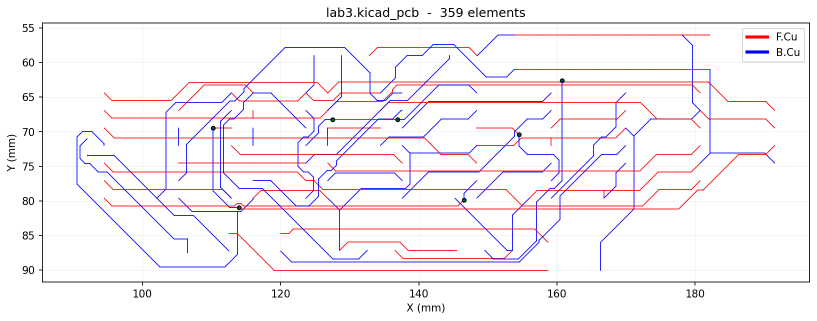
#> input picture serverside/lab3_wiring.png, 1634 x 642 px (shown at 1/2 size); its folder holds only this picture in this run
$ python -i cv_image.py   (imports and definitions only)
#> lines starting #> are read from the running program, lines starting #| are printed output that depends on the picture; after the words box and inside, x2 and y2 are one past the last pixel; in counts of white or black regions, pixels touching at a corner belong together
#!/usr/bin/env python
"""OpenCV-based image processing for CNC plotter and PCB plotting.

Provides three processing pipelines, all returning a bool ndarray (True = ink)
that plugs directly into centerline.trace():

  stencil()   Adaptive thresholding + morphological cleanup.
              Best for: JPEG photos, scanned artwork, uneven lighting.

  edges()     Canny edge detection + skeletonise to single-pixel width.
              Best for: tracing the outlines of filled shapes.
              GUARANTEES a single-line result — no doubled lines.

  pcb()       Tight adaptive threshold + gap-closing morphology.
              Best for: PCB copper trace photos, resist artwork,
              high-contrast bi-level images.

All pipelines include connected-component filtering to remove tiny specks
before the result is returned.

Requires: opencv-python  (pip install opencv-python)
"""
from __future__ import annotations

import numpy as np

try:
    import cv2
except ImportError as exc:
    raise ImportError(
        "\nopencv-python is required for the --engine cv / --edge-detect / --pcb pipelines.\n"
        "  pip install opencv-python\n"
    ) from exc


# ---------------------------------------------------------------------------
# Internal helpers
# ---------------------------------------------------------------------------

def _load_gray(path: str, max_px: int = 0) -> np.ndarray:
    """Load an image as uint8 grayscale, optionally downscaling the long edge."""
#> called with path = '../lab3_wiring.png', max_px = 0
    img = cv2.imread(path)
#> img is the input picture: shape (642, 1634, 3); mean B, G, R 246.2, 241.9, 247.4
    if img is None:
        raise FileNotFoundError(
            f"OpenCV could not open {path!r}.\n"
            "Make sure the file exists and is a supported image format."
        )
    gray = cv2.cvtColor(img, cv2.COLOR_BGR2GRAY)
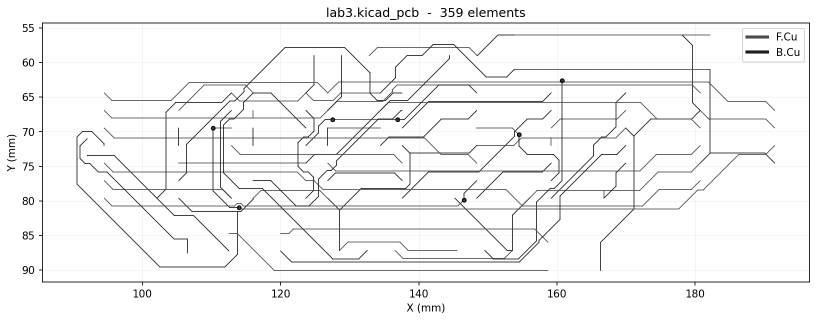
#> gray: shape (642, 1634) (shown at 1/2 size); min 0, max 255, mean 244.1
    if max_px and max(gray.shape) > max_px:
        h, w = gray.shape
        if h >= w:
            new_w = max(1, int(w * max_px / h))
            gray = cv2.resize(gray, (new_w, max_px), interpolation=cv2.INTER_AREA)
        else:
            new_h = max(1, int(h * max_px / w))
            gray = cv2.resize(gray, (max_px, new_h), interpolation=cv2.INTER_AREA)
    return gray


def _odd(n: int, minimum: int = 3) -> int:
    """Return n rounded up to the nearest odd number >= minimum."""
    n = max(minimum, n)
    return n if n % 2 == 1 else n + 1


def _remove_small(mask: np.ndarray, min_area: int) -> np.ndarray:
    """Remove connected ink components smaller than min_area pixels.

    `mask` is uint8 (255 = ink).  Returns uint8.
    """
    if min_area <= 0:
        return mask
    num_labels, labels, stats, _ = cv2.connectedComponentsWithStats(
        mask, connectivity=8
    )
    out = np.zeros_like(mask, dtype=np.uint8)
    for i in range(1, num_labels):           # 0 is background
        if stats[i, cv2.CC_STAT_AREA] >= min_area:
            out[labels == i] = 255
    return out


# [139 lines left out: functions _thin_to_skeleton, stencil, edges, not called in this run]


def pcb(
    path: str,
    blur_size: int = 3,
    block_size: int = 15,
    C: int = 2,
    min_area: int = 50,
    close_gaps: int = 2,
    sharpen: bool = True,
    max_px: int = 0,
) -> np.ndarray:
    """Specialised pipeline optimised for PCB trace photos and artwork.

    Tuned for high-contrast PCB images (copper traces on FR4, or resist
    artwork).  Sharpening before thresholding recovers trace edge definition
    lost by camera focus; gap-closing morphology reconnects broken trace
    segments caused by lighting reflections.

    Processing order
    ----------------
    1. Load + grayscale
    2. Optional unsharp-mask sharpening (recovers camera-blurred trace edges)
    3. Gaussian blur                    (removes sensor/JPEG noise)
    4. Adaptive thresholding
    5. Morphological close              (reconnects broken trace segments)
    6. Morphological open               (removes single-pixel speckle)
    7. Connected-component filter

    Parameters
    ----------
    path        : path to PCB image
    blur_size   : Gaussian smoothing kernel (must be odd)
    block_size  : adaptive threshold neighbourhood (must be odd; 9–21)
    C           : threshold bias; lower picks up more trace area
    min_area    : minimum trace fragment in pixels
    close_gaps  : morphological close radius (px) to reconnect trace breaks
    sharpen     : apply unsharp mask before blur to boost edge contrast
    max_px      : downscale long edge to at most this many pixels (0 = off)

    Returns
    -------
    bool ndarray, True where there is a PCB trace/pad, with shape (H, W).
    """
    return pcb_from_gray(_load_gray(path, max_px), blur_size=blur_size,
                         block_size=block_size, C=C, min_area=min_area,
                         close_gaps=close_gaps, sharpen=sharpen)


def pcb_from_gray(gray: np.ndarray, blur_size: int = 3, block_size: int = 15,
                  C: int = 2, min_area: int = 50, close_gaps: int = 2,
                  sharpen: bool = True) -> np.ndarray:
    """The PCB pipeline, on an already-loaded grayscale array.

    Adaptive thresholding is the point of this path: a photo of a board has
    uneven lighting across it, and one global Otsu cut either floods the dark
    corner or drops the bright one.
    """
#> called with blur_size = 3, block_size = 15, C = 2, min_area = 50, close_gaps = 2, sharpen = True
    # Unsharp mask: adds back high-frequency detail lost by JPEG compression
    if sharpen:
        blurred_for_usm = cv2.GaussianBlur(gray, (0, 0), sigmaX=2.0)
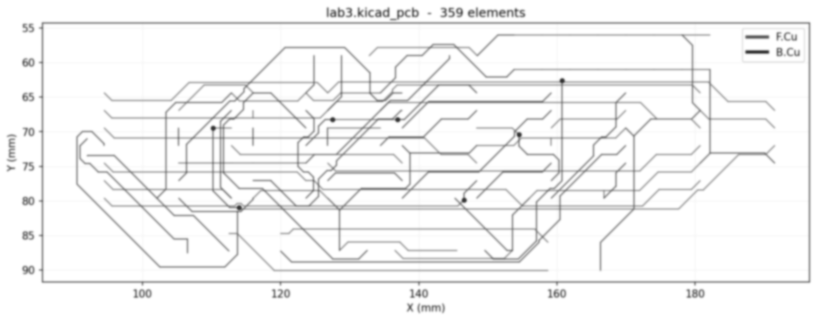
#> blurred_for_usm: shape (642, 1634) (shown at 1/2 size); min 50, max 255, mean 244.1
        gray = cv2.addWeighted(gray, 1.5, blurred_for_usm, -0.5, 0)
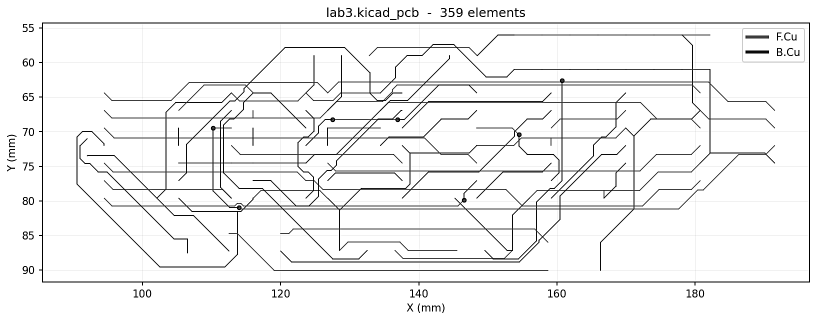
#> gray: shape (642, 1634) (shown at 1/2 size); min 0, max 255, mean 241.7

    blurred = cv2.GaussianBlur(gray, (_odd(blur_size), _odd(blur_size)), 0)

    thresh = cv2.adaptiveThreshold(
        blurred, 255,
        cv2.ADAPTIVE_THRESH_GAUSSIAN_C,
        cv2.THRESH_BINARY_INV,
        _odd(block_size),
        C,
    )
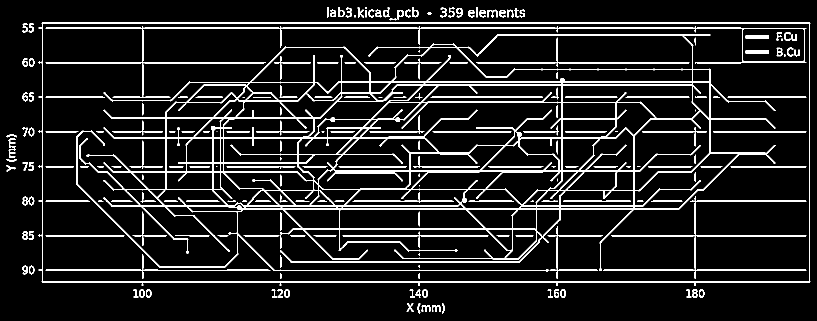
#> thresh: shape (642, 1634) (shown at 1/2 size); 9.7% white in thin lines or dots

    # Close gaps in traces (dilation then erosion)
    if close_gaps >= 1:
        k_close = cv2.getStructuringElement(
            cv2.MORPH_ELLIPSE, (2 * close_gaps + 1, 2 * close_gaps + 1)
        )
        thresh = cv2.morphologyEx(thresh, cv2.MORPH_CLOSE, k_close)
#> thresh: shape (642, 1634); 10.9% white; 137 white regions (18 under 20 px), largest, box (x1, y1, x2, y2) and area: (91, 52, 1613, 558) 78563, (77, 44, 1621, 572) 8512, (952, 75, 1379, 134) 1443

    # Remove single-pixel noise
    k_open = np.ones((2, 2), np.uint8)
    thresh = cv2.morphologyEx(thresh, cv2.MORPH_OPEN, k_open)
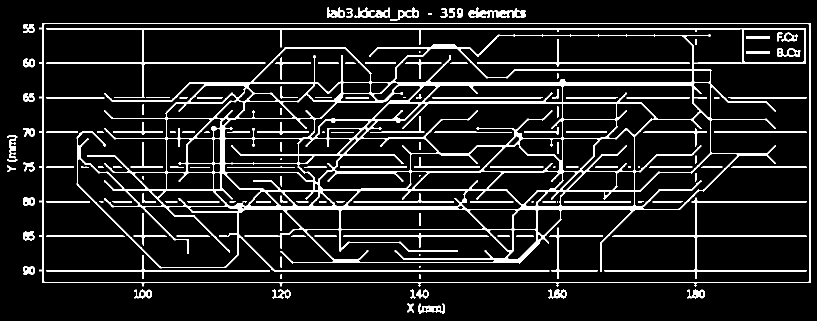
#> thresh: shape (642, 1634) (shown at 1/2 size); 10.8% white; 160 white regions (17 under 20 px), largest, box (x1, y1, x2, y2) and area: (153, 69, 1552, 544) 63145, (78, 46, 1621, 573) 8502, (93, 56, 1612, 196) 7315

    ink = _remove_small(thresh, min_area)
#> in _remove_small, `num_labels, labels, stats, _ = cv2.connectedComponentsWithStats( mask,..`:
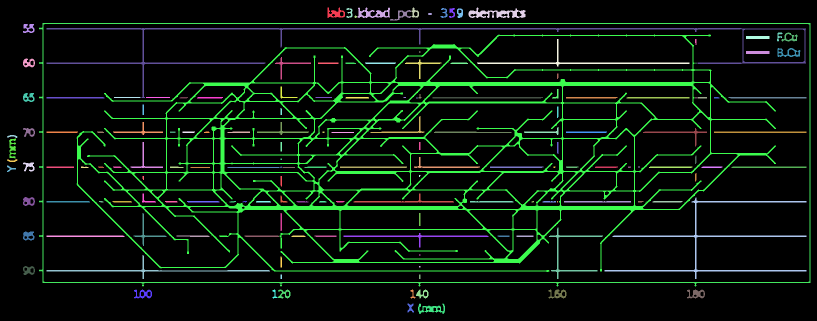
#> labels: shape (642, 1634) int32 (shown at 1/2 size); 161 distinct labels, from 0 to 160; one colour per label, 0 black
#> in _remove_small, `num_labels, labels, stats, _ = cv2.connectedComponentsWithStats( mask,..`: num_labels = 161; stats = 161 rows, first 6: [0, 0, 1634, 642, 935970], [655, 15, 35, 21, 396], [715, 15, 65, 21, 667], [823, 15, 15, 20, 155], [937, 15, 114, 21, 1132], [693, 16, 12, 20, 119]
#> after the loop in _remove_small, `for i in range(1, num_labels):`:
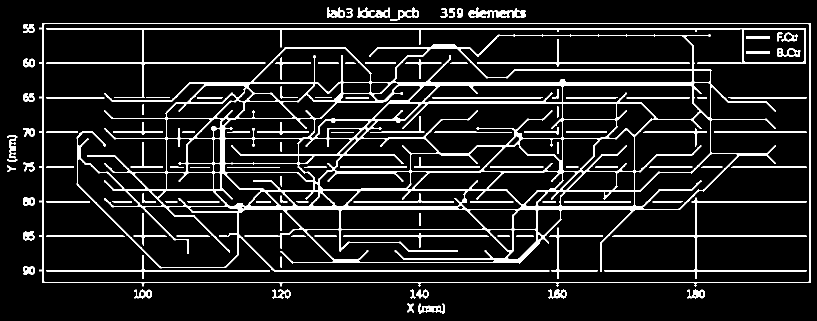
#> out: shape (642, 1634) (shown at 1/2 size); 10.7% white; 117 white regions, largest, box (x1, y1, x2, y2) and area: (153, 69, 1552, 544) 63145, (78, 46, 1621, 573) 8502, (93, 56, 1612, 196) 7315
    return ink.astype(bool)


# ---------------------------------------------------------------------------
# Utility: save intermediate steps as a debug image grid
# ---------------------------------------------------------------------------

# [35 lines left out: function save_debug_grid, not called in this run]

>>> result = pcb('../lab3_wiring.png')

$ run again, on serverside/labExam_toolpath.png
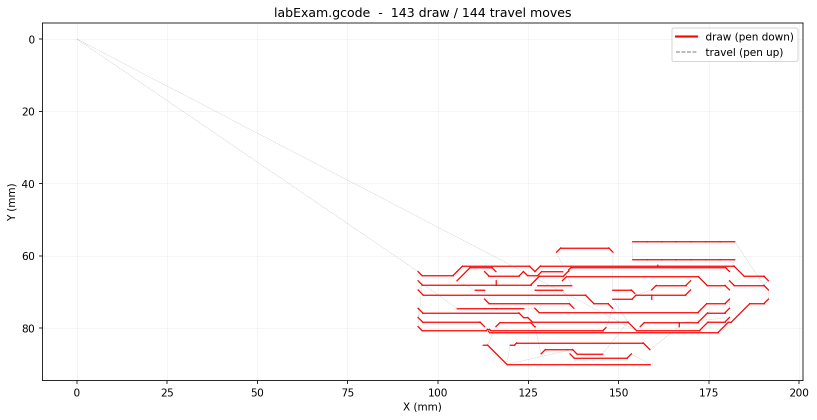
#> input picture serverside/labExam_toolpath.png, 1633 x 839 px (shown at 1/2 size)
#> in _load_gray, img is the input picture: shape (839, 1633, 3); mean B, G, R 248.6, 248.6, 252
#> in _remove_small, `num_labels, labels, stats, _ = cv2.connectedComponentsWithStats( mask,..`:
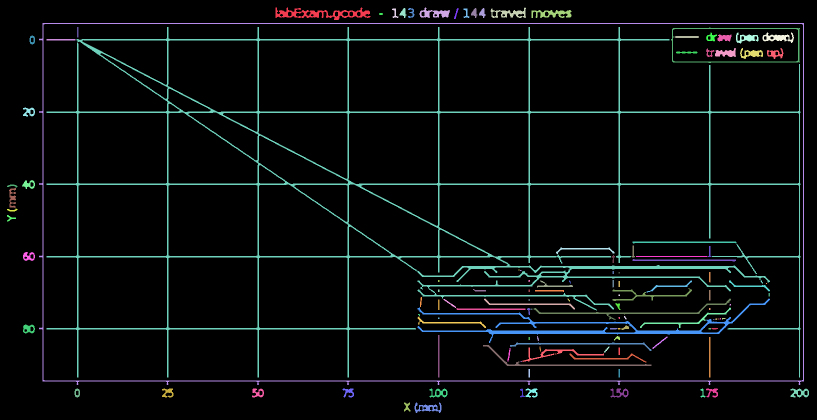
#> labels: shape (839, 1633) int32 (shown at 1/2 size); 128 distinct labels, from 0 to 127; one colour per label, 0 black
#> num_labels = 128; stats = 128 rows, first 6: [0, 0, 1633, 839, 1281126], [551, 15, 190, 25, 1830], [839, 15, 61, 21, 622], [981, 15, 71, 21, 648], [784, 17, 13, 19, 96], [799, 16, 14, 20, 145]
#> after the loop in _remove_small, `for i in range(1, num_labels):`:
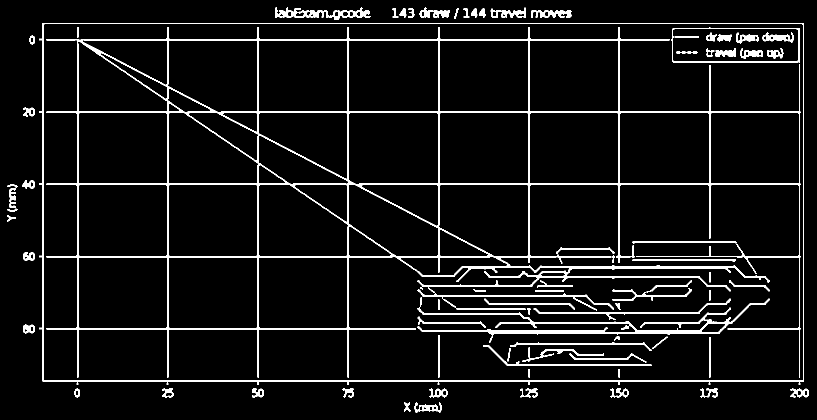
#> out: shape (839, 1633) (shown at 1/2 size); 6.4% white; 86 white regions, largest, box (x1, y1, x2, y2) and area: (93, 54, 1601, 755) 46856, (78, 46, 1608, 770) 9260, (835, 597, 1540, 686) 5894

$ run again, on serverside/newProject_wiring.png
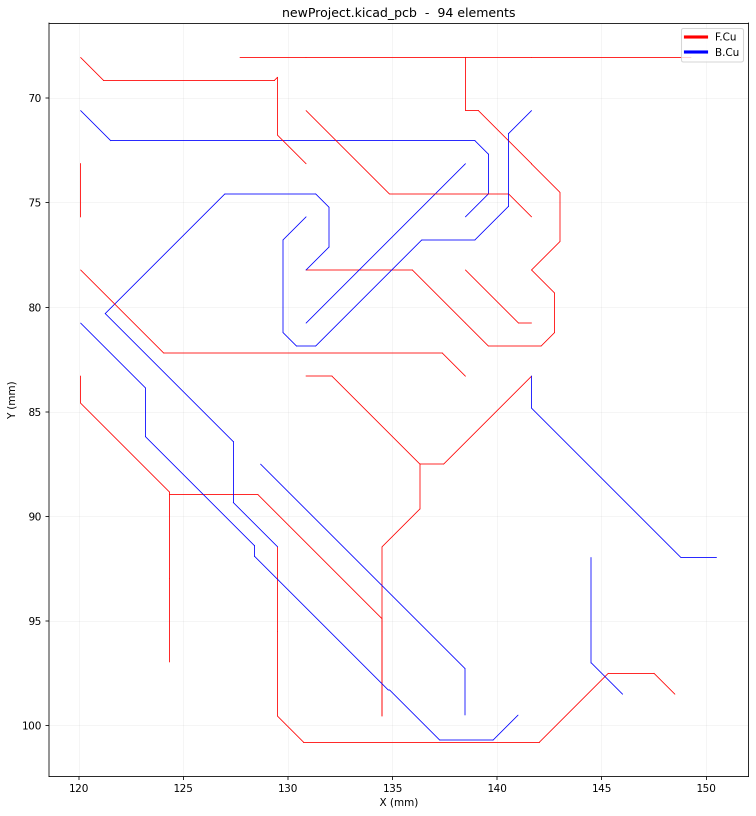
#> input picture serverside/newProject_wiring.png, 1512 x 1631 px (shown at 1/2 size)
#> in _load_gray, img is the input picture: shape (1631, 1512, 3); mean B, G, R 251.8, 250.7, 252.1
#> in pcb_from_gray, `thresh = cv2.adaptiveThreshold( blurred, 255, cv2.ADAPTIVE_THRESH_GAUS..`:
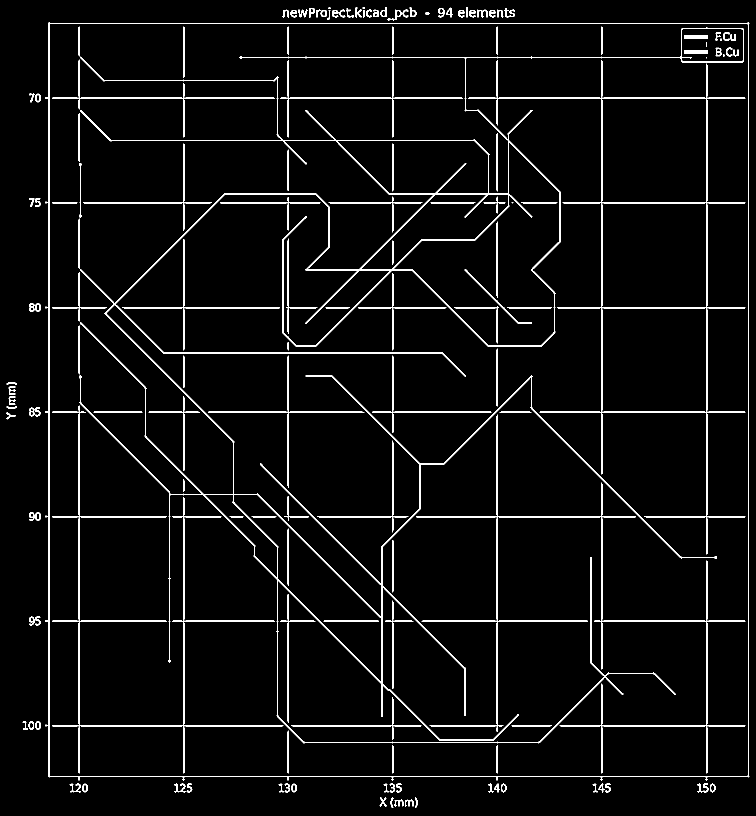
#> thresh: shape (1631, 1512) (shown at 1/2 size); 4.5% white; 152 white regions (8 under 20 px), largest, box (x1, y1, x2, y2) and area: (159, 55, 1488, 1487) 35735, (90, 45, 1499, 1561) 11916, (936, 120, 1491, 1109) 11258
#> in _remove_small, `num_labels, labels, stats, _ = cv2.connectedComponentsWithStats( mask,..`:
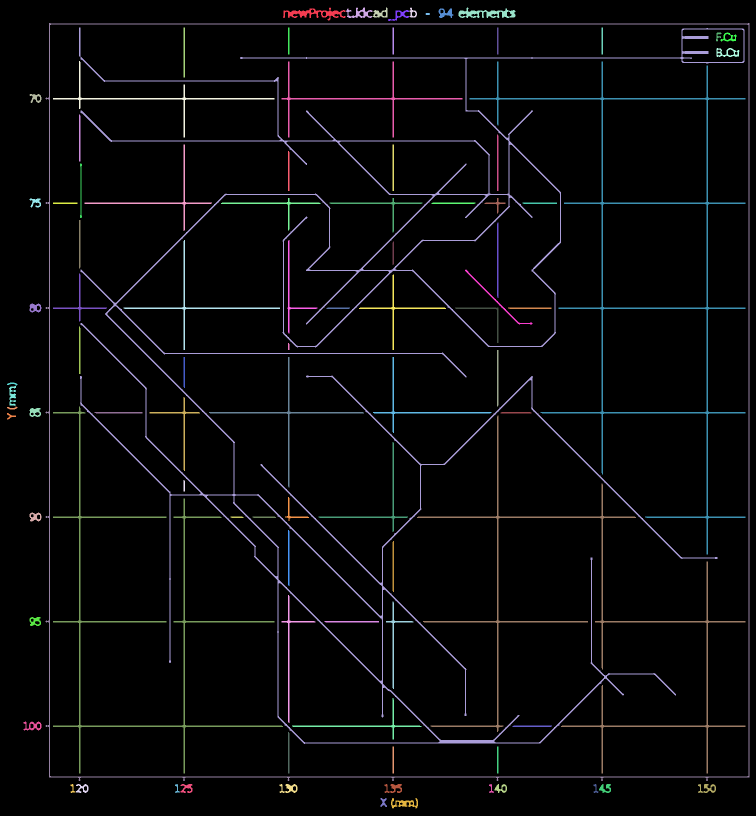
#> labels: shape (1631, 1512) int32 (shown at 1/2 size); 95 distinct labels, from 0 to 94; one colour per label, 0 black
#> num_labels = 95; stats = 95 rows, first 6: [0, 0, 1512, 1631, 2351364], [566, 15, 125, 26, 1187], [692, 15, 53, 21, 470], [745, 15, 30, 20, 299], [819, 15, 15, 20, 147], [917, 15, 114, 21, 1131]
